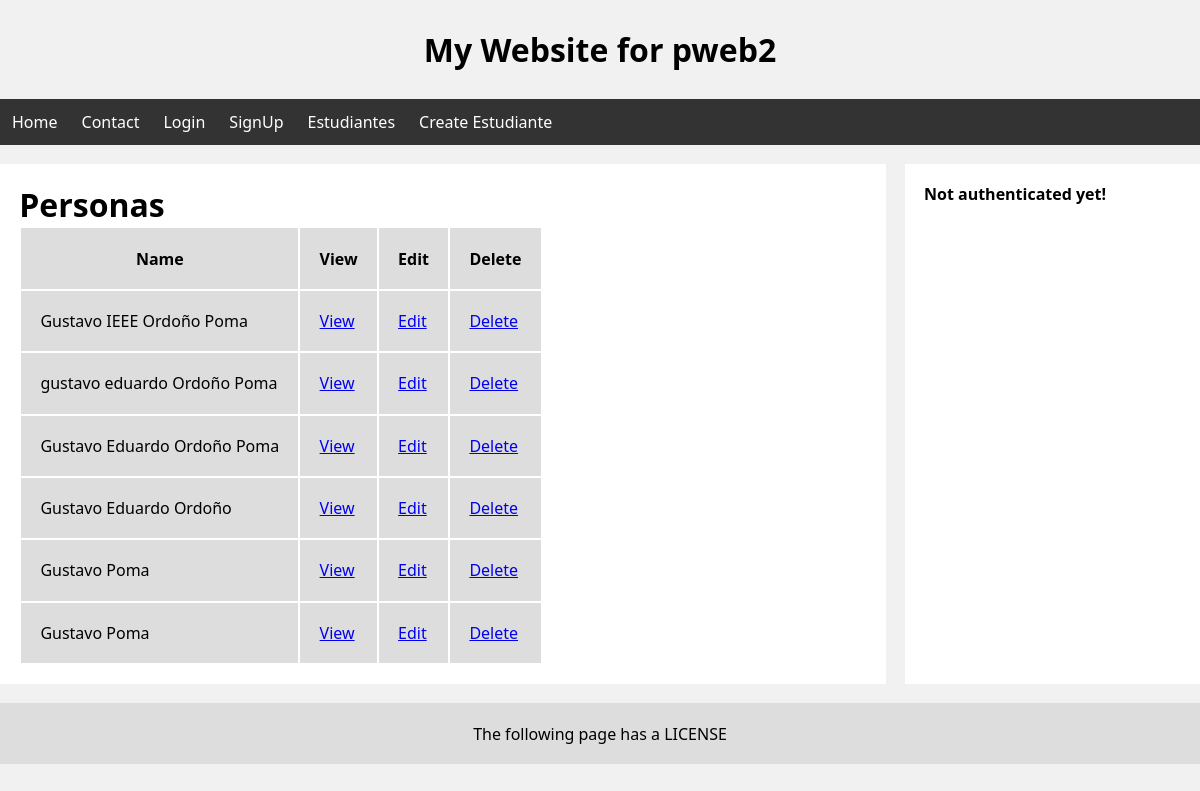
The page /personas/ on the database its author committed.
### personas/models.py (models this page shows, shortened)
class Persona(models.Model):
    nombres = models.CharField(max_length=100)
    apellidos = models.CharField(max_length=100)
    edad = models.IntegerField() # max_digits=3
    donador = models.BooleanField()
    def get_absolute_url(self):
        return reverse("personas:browsing", kwargs={"myID": self.id})

### personas/views.py (the view)
# urls.py: path('', views.personasListView, name="listing")
def personasListView(request):
    personas = Persona.objects.all()
    return render(request, "personas/personasLista.html", {
        "personas": personas
    })

### personas/templates/personas/personasLista.html (shortened to what this page needs)
{% extends 'layouts/main-layout.html' %}
{% block content %}
    <h1>Personas</h1>
    <table>
        <thead>
            <tr>
                <th>Name</th>
                <th>View</th>
                <th>Edit</th>
                <th>Delete</th>
            </tr>
        </thead>
        <tbody>
            {% for persona in personas %}
            <tr>
                <td>
                    {{ persona.nombres }} {{ persona.apellidos }}
                </td>
                <td>
                    <a href="{{ persona.get_absolute_url }}">View</a>
                </td>
                <td>
                    <a href="/personas/{{ persona.id }}/edit">Edit</a>
                </td>
                <td>
                    <a href="/personas/{{ persona.id }}/delete">Delete</a>
                </td>
            </tr>
            {% endfor %}
        </tbody>
    </table>
{% endblock %}

### static/css/styles.css (style rules this page uses)
* { box-sizing: border-box; margin: 0; padding: 0; font-family:'Segoe UI', Tahoma, Geneva, Verdana, sans-serif; }
body { background-color: #F1F1F1; }

### personas/templates/personas/personasLista.html (style rules this page uses)
tr, th, td { padding: 1.2rem; color: #000; background-color: #DDD; }

### rows shown on the page
Persona: nombres "Gustavo IEEE", apellidos "Ordoño Poma"
Persona: nombres "gustavo eduardo", apellidos "Ordoño Poma"
Persona: nombres "Gustavo Eduardo", apellidos "Ordoño Poma"
Persona: nombres "Gustavo Eduardo", apellidos "Ordoño"
Persona: nombres "Gustavo", apellidos "Poma"
Persona: nombres "Gustavo", apellidos "Poma"
